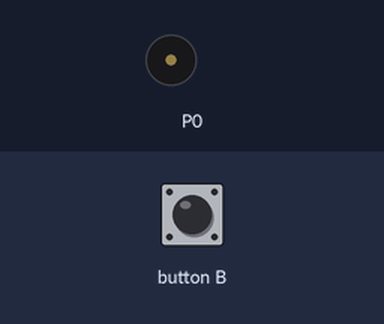
Bench run of a program on a simulated BBC micro:bit (MakeCode). On the bench: buzzer (waves = sounding). Inputs (shaded band) come from the test bench.

Above: at 1.2 s.
1.3 s: button B pressed for 0.15 s
At 8.3 s:
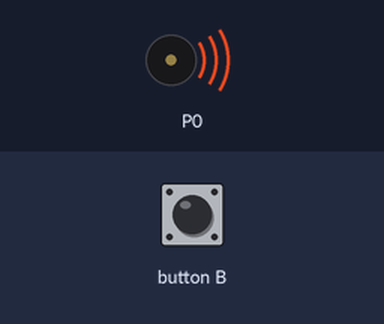
Timing chart, 0 to 10.4 s (numbered marks = the images above; inputs shaded):
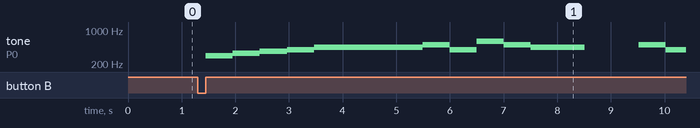

The program:

main.ts
```typescript
input.onButtonPressed(Button.B, function () {
    music.play(music.tonePlayable(294, music.beat(BeatFraction.Whole)), music.PlaybackMode.UntilDone)
    music.play(music.tonePlayable(330, music.beat(BeatFraction.Whole)), music.PlaybackMode.UntilDone)
    music.play(music.tonePlayable(370, music.beat(BeatFraction.Whole)), music.PlaybackMode.UntilDone)
    music.play(music.tonePlayable(392, music.beat(BeatFraction.Whole)), music.PlaybackMode.UntilDone)
    music.play(music.tonePlayable(440, music.beat(BeatFraction.Whole)), music.PlaybackMode.UntilDone)
    music.play(music.tonePlayable(440, music.beat(BeatFraction.Whole)), music.PlaybackMode.UntilDone)
    music.play(music.tonePlayable(440, music.beat(BeatFraction.Whole)), music.PlaybackMode.UntilDone)
    music.play(music.tonePlayable(440, music.beat(BeatFraction.Whole)), music.PlaybackMode.UntilDone)
    music.play(music.tonePlayable(494, music.beat(BeatFraction.Whole)), music.PlaybackMode.UntilDone)
    music.play(music.tonePlayable(392, music.beat(BeatFraction.Whole)), music.PlaybackMode.UntilDone)
    music.play(music.tonePlayable(587, music.beat(BeatFraction.Whole)), music.PlaybackMode.UntilDone)
    music.play(music.tonePlayable(494, music.beat(BeatFraction.Whole)), music.PlaybackMode.UntilDone)
    music.play(music.tonePlayable(440, music.beat(BeatFraction.Double)), music.PlaybackMode.UntilDone)
    music.rest(music.beat(BeatFraction.Double))
    music.play(music.tonePlayable(494, music.beat(BeatFraction.Whole)), music.PlaybackMode.UntilDone)
    music.play(music.tonePlayable(392, music.beat(BeatFraction.Whole)), music.PlaybackMode.UntilDone)
    music.play(music.tonePlayable(587, music.beat(BeatFraction.Whole)), music.PlaybackMode.UntilDone)
    music.play(music.tonePlayable(494, music.beat(BeatFraction.Whole)), music.PlaybackMode.UntilDone)
    music.play(music.tonePlayable(440, music.beat(BeatFraction.Double)), music.PlaybackMode.UntilDone)
    music.rest(music.beat(BeatFraction.Double))
    music.play(music.tonePlayable(440, music.beat(BeatFraction.Whole)), music.PlaybackMode.UntilDone)
    for (let index = 0; index < 4; index++) {
        music.play(music.tonePlayable(392, music.beat(BeatFraction.Whole)), music.PlaybackMode.UntilDone)
    }
    for (let index = 0; index < 4; index++) {
        music.play(music.tonePlayable(370, music.beat(BeatFraction.Whole)), music.PlaybackMode.UntilDone)
    }
    music.play(music.tonePlayable(330, music.beat(BeatFraction.Whole)), music.PlaybackMode.UntilDone)
    music.play(music.tonePlayable(370, music.beat(BeatFraction.Whole)), music.PlaybackMode.UntilDone)
    music.play(music.tonePlayable(330, music.beat(BeatFraction.Whole)), music.PlaybackMode.UntilDone)
    music.play(music.tonePlayable(294, music.beat(BeatFraction.Whole)), music.PlaybackMode.UntilDone)
    music.play(music.tonePlayable(370, music.beat(BeatFraction.Whole)), music.PlaybackMode.UntilDone)
    music.play(music.tonePlayable(440, music.beat(BeatFraction.Double)), music.PlaybackMode.UntilDone)
    music.play(music.tonePlayable(440, music.beat(BeatFraction.Whole)), music.PlaybackMode.UntilDone)
    for (let index = 0; index < 4; index++) {
        music.play(music.tonePlayable(392, music.beat(BeatFraction.Whole)), music.PlaybackMode.UntilDone)
    }
    for (let index = 0; index < 4; index++) {
        music.play(music.tonePlayable(370, music.beat(BeatFraction.Whole)), music.PlaybackMode.UntilDone)
    }
    music.play(music.tonePlayable(330, music.beat(BeatFraction.Whole)), music.PlaybackMode.UntilDone)
    music.play(music.tonePlayable(370, music.beat(BeatFraction.Whole)), music.PlaybackMode.UntilDone)
    music.play(music.tonePlayable(330, music.beat(BeatFraction.Whole)), music.PlaybackMode.UntilDone)
    music.play(music.tonePlayable(294, music.beat(BeatFraction.Double)), music.PlaybackMode.UntilDone)
    music.rest(music.beat(BeatFraction.Double))
})
basic.forever(function () {

})
```

test.ts
```typescript
// Hier kann man Tests durchführen; diese Datei wird nicht kompiliert, wenn dieses Paket als Erweiterung verwendet wird.
```

Measured:
- after the input at 1.3 s, tone on P0: plays 294 Hz for 0.51 s, 330 Hz for 0.51 s, 370 Hz for 0.51 s, 392 Hz for 0.51 s, 440 Hz for 2.0 s, 494 Hz for 0.51 s … (12 notes in this stretch), starting after 0.15 s
